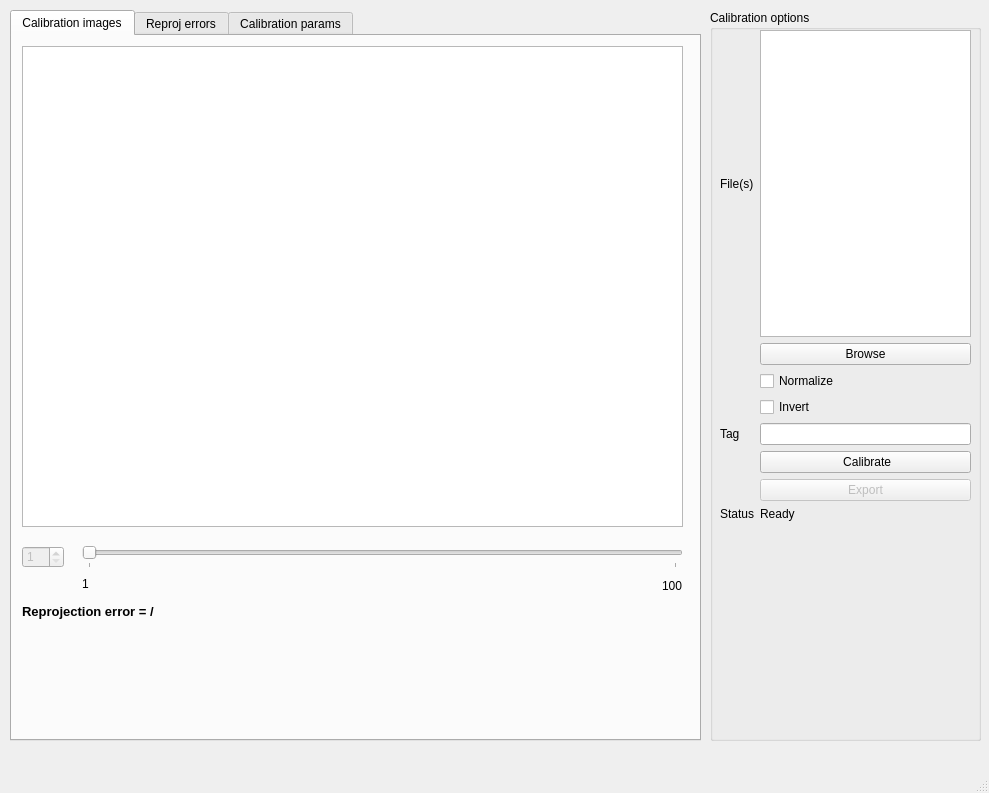
<?xml version="1.0" encoding="UTF-8"?>
<ui version="4.0">
 <class>CalibrationApp</class>
 <widget class="QMainWindow" name="CalibrationApp">
  <property name="geometry">
   <rect>
    <x>0</x>
    <y>0</y>
    <width>989</width>
    <height>793</height>
   </rect>
  </property>
  <property name="windowTitle">
   <string>InViLab camera calibration app</string>
  </property>
  <widget class="QWidget" name="centralwidget">
   <widget class="QTabWidget" name="tabWidget">
    <property name="enabled">
     <bool>true</bool>
    </property>
    <property name="geometry">
     <rect>
      <x>10</x>
      <y>10</y>
      <width>691</width>
      <height>731</height>
     </rect>
    </property>
    <property name="currentIndex">
     <number>0</number>
    </property>
    <widget class="QWidget" name="imageTab">
     <property name="enabled">
      <bool>true</bool>
     </property>
     <attribute name="title">
      <string>Calibration images</string>
     </attribute>
     <widget class="QSlider" name="imageHorizontalSlider">
      <property name="enabled">
       <bool>false</bool>
      </property>
      <property name="geometry">
       <rect>
        <x>70</x>
        <y>510</y>
        <width>601</width>
        <height>22</height>
       </rect>
      </property>
      <property name="minimum">
       <number>1</number>
      </property>
      <property name="orientation">
       <enum>Qt::Horizontal</enum>
      </property>
      <property name="tickPosition">
       <enum>QSlider::TicksBelow</enum>
      </property>
      <property name="tickInterval">
       <number>99</number>
      </property>
     </widget>
     <widget class="QSpinBox" name="imageSpinBox">
      <property name="enabled">
       <bool>false</bool>
      </property>
      <property name="geometry">
       <rect>
        <x>10</x>
        <y>510</y>
        <width>42</width>
        <height>22</height>
       </rect>
      </property>
      <property name="minimum">
       <number>1</number>
      </property>
      <property name="maximum">
       <number>10000</number>
      </property>
     </widget>
     <widget class="QLabel" name="minImageLabel">
      <property name="geometry">
       <rect>
        <x>70</x>
        <y>540</y>
        <width>16</width>
        <height>16</height>
       </rect>
      </property>
      <property name="text">
       <string>1</string>
      </property>
     </widget>
     <widget class="QLabel" name="maxImageLabel">
      <property name="geometry">
       <rect>
        <x>650</x>
        <y>540</y>
        <width>31</width>
        <height>20</height>
       </rect>
      </property>
      <property name="text">
       <string>100</string>
      </property>
     </widget>
     <widget class="QLabel" name="reprojErrLabel">
      <property name="geometry">
       <rect>
        <x>10</x>
        <y>560</y>
        <width>201</width>
        <height>31</height>
       </rect>
      </property>
      <property name="font">
       <font>
        <pointsize>10</pointsize>
        <weight>75</weight>
        <bold>true</bold>
       </font>
      </property>
      <property name="text">
       <string>Reprojection error = /</string>
      </property>
     </widget>
     <widget class="ImageView" name="graphicsView">
      <property name="geometry">
       <rect>
        <x>10</x>
        <y>10</y>
        <width>661</width>
        <height>481</height>
       </rect>
      </property>
     </widget>
    </widget>
    <widget class="QWidget" name="reprojErrorsTab">
     <property name="enabled">
      <bool>true</bool>
     </property>
     <attribute name="title">
      <string>Reproj errors</string>
     </attribute>
     <widget class="ReprojErrPlotWidget" name="reprojErrPlot" native="true">
      <property name="geometry">
       <rect>
        <x>10</x>
        <y>10</y>
        <width>661</width>
        <height>481</height>
       </rect>
      </property>
     </widget>
     <widget class="QLabel" name="RMSreprojErrLabel">
      <property name="enabled">
       <bool>true</bool>
      </property>
      <property name="geometry">
       <rect>
        <x>10</x>
        <y>510</y>
        <width>241</width>
        <height>21</height>
       </rect>
      </property>
      <property name="font">
       <font>
        <pointsize>10</pointsize>
        <weight>75</weight>
        <bold>true</bold>
       </font>
      </property>
      <property name="text">
       <string>RMS reprojection error = /</string>
      </property>
     </widget>
     <widget class="QPushButton" name="removeOutliersButton">
      <property name="enabled">
       <bool>false</bool>
      </property>
      <property name="geometry">
       <rect>
        <x>520</x>
        <y>510</y>
        <width>151</width>
        <height>61</height>
       </rect>
      </property>
      <property name="font">
       <font>
        <pointsize>10</pointsize>
       </font>
      </property>
      <property name="text">
       <string>Remove outliers</string>
      </property>
     </widget>
     <widget class="QPushButton" name="resetButton">
      <property name="enabled">
       <bool>false</bool>
      </property>
      <property name="geometry">
       <rect>
        <x>520</x>
        <y>570</y>
        <width>151</width>
        <height>61</height>
       </rect>
      </property>
      <property name="font">
       <font>
        <pointsize>10</pointsize>
       </font>
      </property>
      <property name="text">
       <string>Reset</string>
      </property>
     </widget>
    </widget>
    <widget class="QWidget" name="calibrationParamsTab">
     <property name="enabled">
      <bool>true</bool>
     </property>
     <attribute name="title">
      <string>Calibration params</string>
     </attribute>
     <widget class="DistortionPlotWidget" name="distortionPlot" native="true">
      <property name="geometry">
       <rect>
        <x>10</x>
        <y>20</y>
        <width>671</width>
        <height>471</height>
       </rect>
      </property>
     </widget>
     <widget class="QTableWidget" name="intrinsicsTable">
      <property name="geometry">
       <rect>
        <x>100</x>
        <y>511</y>
        <width>228</width>
        <height>181</height>
       </rect>
      </property>
      <property name="verticalScrollBarPolicy">
       <enum>Qt::ScrollBarAlwaysOff</enum>
      </property>
      <property name="horizontalScrollBarPolicy">
       <enum>Qt::ScrollBarAlwaysOff</enum>
      </property>
      <property name="autoScroll">
       <bool>false</bool>
      </property>
      <property name="editTriggers">
       <set>QAbstractItemView::NoEditTriggers</set>
      </property>
      <property name="tabKeyNavigation">
       <bool>false</bool>
      </property>
      <property name="showDropIndicator" stdset="0">
       <bool>false</bool>
      </property>
      <property name="dragDropOverwriteMode">
       <bool>false</bool>
      </property>
      <property name="selectionMode">
       <enum>QAbstractItemView::NoSelection</enum>
      </property>
      <property name="wordWrap">
       <bool>false</bool>
      </property>
      <property name="cornerButtonEnabled">
       <bool>false</bool>
      </property>
      <property name="rowCount">
       <number>5</number>
      </property>
      <property name="columnCount">
       <number>2</number>
      </property>
      <attribute name="horizontalHeaderMinimumSectionSize">
       <number>100</number>
      </attribute>
      <attribute name="horizontalHeaderDefaultSectionSize">
       <number>100</number>
      </attribute>
      <attribute name="verticalHeaderMinimumSectionSize">
       <number>10</number>
      </attribute>
      <attribute name="verticalHeaderDefaultSectionSize">
       <number>30</number>
      </attribute>
      <row>
       <property name="text">
        <string>fx</string>
       </property>
       <property name="font">
        <font>
         <weight>75</weight>
         <bold>true</bold>
        </font>
       </property>
      </row>
      <row>
       <property name="text">
        <string>fy</string>
       </property>
       <property name="font">
        <font>
         <weight>75</weight>
         <bold>true</bold>
        </font>
       </property>
      </row>
      <row>
       <property name="text">
        <string>cx</string>
       </property>
       <property name="font">
        <font>
         <weight>75</weight>
         <bold>true</bold>
        </font>
       </property>
      </row>
      <row>
       <property name="text">
        <string>cy</string>
       </property>
       <property name="font">
        <font>
         <weight>75</weight>
         <bold>true</bold>
        </font>
       </property>
      </row>
      <row>
       <property name="text">
        <string>s</string>
       </property>
       <property name="font">
        <font>
         <weight>75</weight>
         <bold>true</bold>
        </font>
       </property>
      </row>
      <column>
       <property name="text">
        <string>Value</string>
       </property>
       <property name="font">
        <font>
         <weight>75</weight>
         <bold>true</bold>
        </font>
       </property>
      </column>
      <column>
       <property name="text">
        <string>SD</string>
       </property>
       <property name="font">
        <font>
         <weight>75</weight>
         <bold>true</bold>
        </font>
       </property>
      </column>
      <item row="0" column="0">
       <property name="text">
        <string>/</string>
       </property>
       <property name="textAlignment">
        <set>AlignTrailing|AlignVCenter</set>
       </property>
      </item>
      <item row="0" column="1">
       <property name="text">
        <string>/</string>
       </property>
       <property name="textAlignment">
        <set>AlignTrailing|AlignVCenter</set>
       </property>
      </item>
      <item row="1" column="0">
       <property name="text">
        <string>/</string>
       </property>
       <property name="textAlignment">
        <set>AlignTrailing|AlignVCenter</set>
       </property>
      </item>
      <item row="1" column="1">
       <property name="text">
        <string>/</string>
       </property>
       <property name="textAlignment">
        <set>AlignTrailing|AlignVCenter</set>
       </property>
      </item>
      <item row="2" column="0">
       <property name="text">
        <string>/</string>
       </property>
       <property name="textAlignment">
        <set>AlignTrailing|AlignVCenter</set>
       </property>
      </item>
      <item row="2" column="1">
       <property name="text">
        <string>/</string>
       </property>
       <property name="textAlignment">
        <set>AlignTrailing|AlignVCenter</set>
       </property>
      </item>
      <item row="3" column="0">
       <property name="text">
        <string>/</string>
       </property>
       <property name="textAlignment">
        <set>AlignTrailing|AlignVCenter</set>
       </property>
      </item>
      <item row="3" column="1">
       <property name="text">
        <string>/</string>
       </property>
       <property name="textAlignment">
        <set>AlignTrailing|AlignVCenter</set>
       </property>
      </item>
      <item row="4" column="0">
       <property name="text">
        <string>/</string>
       </property>
       <property name="textAlignment">
        <set>AlignTrailing|AlignVCenter</set>
       </property>
      </item>
      <item row="4" column="1">
       <property name="text">
        <string>/</string>
       </property>
       <property name="textAlignment">
        <set>AlignTrailing|AlignVCenter</set>
       </property>
      </item>
     </widget>
     <widget class="QTableWidget" name="distortionTable">
      <property name="geometry">
       <rect>
        <x>450</x>
        <y>510</y>
        <width>229</width>
        <height>182</height>
       </rect>
      </property>
      <property name="verticalScrollBarPolicy">
       <enum>Qt::ScrollBarAlwaysOff</enum>
      </property>
      <property name="horizontalScrollBarPolicy">
       <enum>Qt::ScrollBarAlwaysOff</enum>
      </property>
      <property name="autoScroll">
       <bool>false</bool>
      </property>
      <property name="editTriggers">
       <set>QAbstractItemView::NoEditTriggers</set>
      </property>
      <property name="tabKeyNavigation">
       <bool>false</bool>
      </property>
      <property name="showDropIndicator" stdset="0">
       <bool>false</bool>
      </property>
      <property name="dragDropOverwriteMode">
       <bool>false</bool>
      </property>
      <property name="selectionMode">
       <enum>QAbstractItemView::NoSelection</enum>
      </property>
      <property name="wordWrap">
       <bool>false</bool>
      </property>
      <property name="cornerButtonEnabled">
       <bool>false</bool>
      </property>
      <property name="rowCount">
       <number>5</number>
      </property>
      <property name="columnCount">
       <number>2</number>
      </property>
      <attribute name="horizontalHeaderMinimumSectionSize">
       <number>100</number>
      </attribute>
      <attribute name="horizontalHeaderDefaultSectionSize">
       <number>100</number>
      </attribute>
      <attribute name="verticalHeaderMinimumSectionSize">
       <number>10</number>
      </attribute>
      <attribute name="verticalHeaderDefaultSectionSize">
       <number>30</number>
      </attribute>
      <row>
       <property name="text">
        <string>k1</string>
       </property>
       <property name="font">
        <font>
         <weight>75</weight>
         <bold>true</bold>
        </font>
       </property>
      </row>
      <row>
       <property name="text">
        <string>k2</string>
       </property>
       <property name="font">
        <font>
         <weight>75</weight>
         <bold>true</bold>
        </font>
       </property>
      </row>
      <row>
       <property name="text">
        <string>k3</string>
       </property>
       <property name="font">
        <font>
         <weight>75</weight>
         <bold>true</bold>
        </font>
       </property>
      </row>
      <row>
       <property name="text">
        <string>p1</string>
       </property>
       <property name="font">
        <font>
         <weight>75</weight>
         <bold>true</bold>
        </font>
       </property>
      </row>
      <row>
       <property name="text">
        <string>p2</string>
       </property>
       <property name="font">
        <font>
         <weight>75</weight>
         <bold>true</bold>
        </font>
       </property>
      </row>
      <column>
       <property name="text">
        <string>Value</string>
       </property>
       <property name="font">
        <font>
         <weight>75</weight>
         <bold>true</bold>
        </font>
       </property>
      </column>
      <column>
       <property name="text">
        <string>SD</string>
       </property>
       <property name="font">
        <font>
         <weight>75</weight>
         <bold>true</bold>
        </font>
       </property>
      </column>
      <item row="0" column="0">
       <property name="text">
        <string>/</string>
       </property>
       <property name="textAlignment">
        <set>AlignTrailing|AlignVCenter</set>
       </property>
      </item>
      <item row="0" column="1">
       <property name="text">
        <string>/</string>
       </property>
       <property name="textAlignment">
        <set>AlignTrailing|AlignVCenter</set>
       </property>
      </item>
      <item row="1" column="0">
       <property name="text">
        <string>/</string>
       </property>
       <property name="textAlignment">
        <set>AlignTrailing|AlignVCenter</set>
       </property>
      </item>
      <item row="1" column="1">
       <property name="text">
        <string>/</string>
       </property>
       <property name="textAlignment">
        <set>AlignTrailing|AlignVCenter</set>
       </property>
      </item>
      <item row="2" column="0">
       <property name="text">
        <string>/</string>
       </property>
       <property name="textAlignment">
        <set>AlignTrailing|AlignVCenter</set>
       </property>
      </item>
      <item row="2" column="1">
       <property name="text">
        <string>/</string>
       </property>
       <property name="textAlignment">
        <set>AlignTrailing|AlignVCenter</set>
       </property>
      </item>
      <item row="3" column="0">
       <property name="text">
        <string>/</string>
       </property>
       <property name="textAlignment">
        <set>AlignTrailing|AlignVCenter</set>
       </property>
      </item>
      <item row="3" column="1">
       <property name="text">
        <string>/</string>
       </property>
       <property name="textAlignment">
        <set>AlignTrailing|AlignVCenter</set>
       </property>
      </item>
      <item row="4" column="0">
       <property name="text">
        <string>/</string>
       </property>
       <property name="textAlignment">
        <set>AlignTrailing|AlignVCenter</set>
       </property>
      </item>
      <item row="4" column="1">
       <property name="text">
        <string>/</string>
       </property>
       <property name="textAlignment">
        <set>AlignTrailing|AlignVCenter</set>
       </property>
      </item>
     </widget>
     <widget class="QLabel" name="label_3">
      <property name="geometry">
       <rect>
        <x>350</x>
        <y>510</y>
        <width>81</width>
        <height>41</height>
       </rect>
      </property>
      <property name="font">
       <font>
        <pointsize>8</pointsize>
        <weight>75</weight>
        <bold>true</bold>
       </font>
      </property>
      <property name="text">
       <string>Distortion parameters:</string>
      </property>
      <property name="wordWrap">
       <bool>true</bool>
      </property>
     </widget>
     <widget class="QLabel" name="label_5">
      <property name="geometry">
       <rect>
        <x>10</x>
        <y>510</y>
        <width>81</width>
        <height>41</height>
       </rect>
      </property>
      <property name="font">
       <font>
        <pointsize>8</pointsize>
        <weight>75</weight>
        <bold>true</bold>
       </font>
      </property>
      <property name="text">
       <string>Intrinsic parameters:</string>
      </property>
      <property name="wordWrap">
       <bool>true</bool>
      </property>
     </widget>
    </widget>
   </widget>
   <widget class="QGroupBox" name="groupBox">
    <property name="geometry">
     <rect>
      <x>710</x>
      <y>10</y>
      <width>271</width>
      <height>731</height>
     </rect>
    </property>
    <property name="title">
     <string>Calibration options</string>
    </property>
    <widget class="QWidget" name="gridLayoutWidget">
     <property name="geometry">
      <rect>
       <x>10</x>
       <y>20</y>
       <width>251</width>
       <height>491</height>
      </rect>
     </property>
     <layout class="QGridLayout" name="gridLayout">
      <item row="3" column="1">
       <widget class="QCheckBox" name="invertCheckBox">
        <property name="text">
         <string>Invert</string>
        </property>
       </widget>
      </item>
      <item row="6" column="1">
       <widget class="QPushButton" name="exportButton">
        <property name="enabled">
         <bool>false</bool>
        </property>
        <property name="text">
         <string>Export</string>
        </property>
       </widget>
      </item>
      <item row="4" column="0">
       <widget class="QLabel" name="label_4">
        <property name="text">
         <string>Tag</string>
        </property>
       </widget>
      </item>
      <item row="1" column="1">
       <widget class="QPushButton" name="browseButton">
        <property name="text">
         <string>Browse</string>
        </property>
       </widget>
      </item>
      <item row="2" column="1">
       <widget class="QCheckBox" name="normalizeCheckBox">
        <property name="text">
         <string>Normalize</string>
        </property>
       </widget>
      </item>
      <item row="0" column="0">
       <widget class="QLabel" name="label">
        <property name="text">
         <string>File(s)</string>
        </property>
       </widget>
      </item>
      <item row="7" column="1">
       <widget class="QLabel" name="statusText">
        <property name="text">
         <string>Ready</string>
        </property>
       </widget>
      </item>
      <item row="5" column="1">
       <widget class="QPushButton" name="calibrateButton">
        <property name="text">
         <string> Calibrate</string>
        </property>
       </widget>
      </item>
      <item row="0" column="1">
       <widget class="QListWidget" name="namesListWidget"/>
      </item>
      <item row="4" column="1">
       <widget class="QLineEdit" name="tagField"/>
      </item>
      <item row="7" column="0">
       <widget class="QLabel" name="statusLabel">
        <property name="text">
         <string>Status</string>
        </property>
       </widget>
      </item>
     </layout>
    </widget>
    <widget class="QLabel" name="label_6">
     <property name="geometry">
      <rect>
       <x>10</x>
       <y>590</y>
       <width>251</width>
       <height>131</height>
      </rect>
     </property>
     <property name="text">
      <string/>
     </property>
     <property name="pixmap">
      <pixmap>Logo.jpg</pixmap>
     </property>
     <property name="scaledContents">
      <bool>true</bool>
     </property>
    </widget>
   </widget>
  </widget>
  <widget class="QMenuBar" name="menubar">
   <property name="geometry">
    <rect>
     <x>0</x>
     <y>0</y>
     <width>989</width>
     <height>26</height>
    </rect>
   </property>
  </widget>
  <widget class="QStatusBar" name="statusbar"/>
 </widget>
 <customwidgets>
  <customwidget>
   <class>ImageView</class>
   <extends>QGraphicsView</extends>
   <header>pyqtgraph.h</header>
  </customwidget>
  <customwidget>
   <class>DistortionPlotWidget</class>
   <extends>QWidget</extends>
   <header>calibration_toolbox/gui/custom_widgets.h</header>
   <container>1</container>
  </customwidget>
  <customwidget>
   <class>ReprojErrPlotWidget</class>
   <extends>QWidget</extends>
   <header>calibration_toolbox/gui/custom_widgets.h</header>
   <container>1</container>
  </customwidget>
 </customwidgets>
 <resources/>
 <connections/>
</ui>
